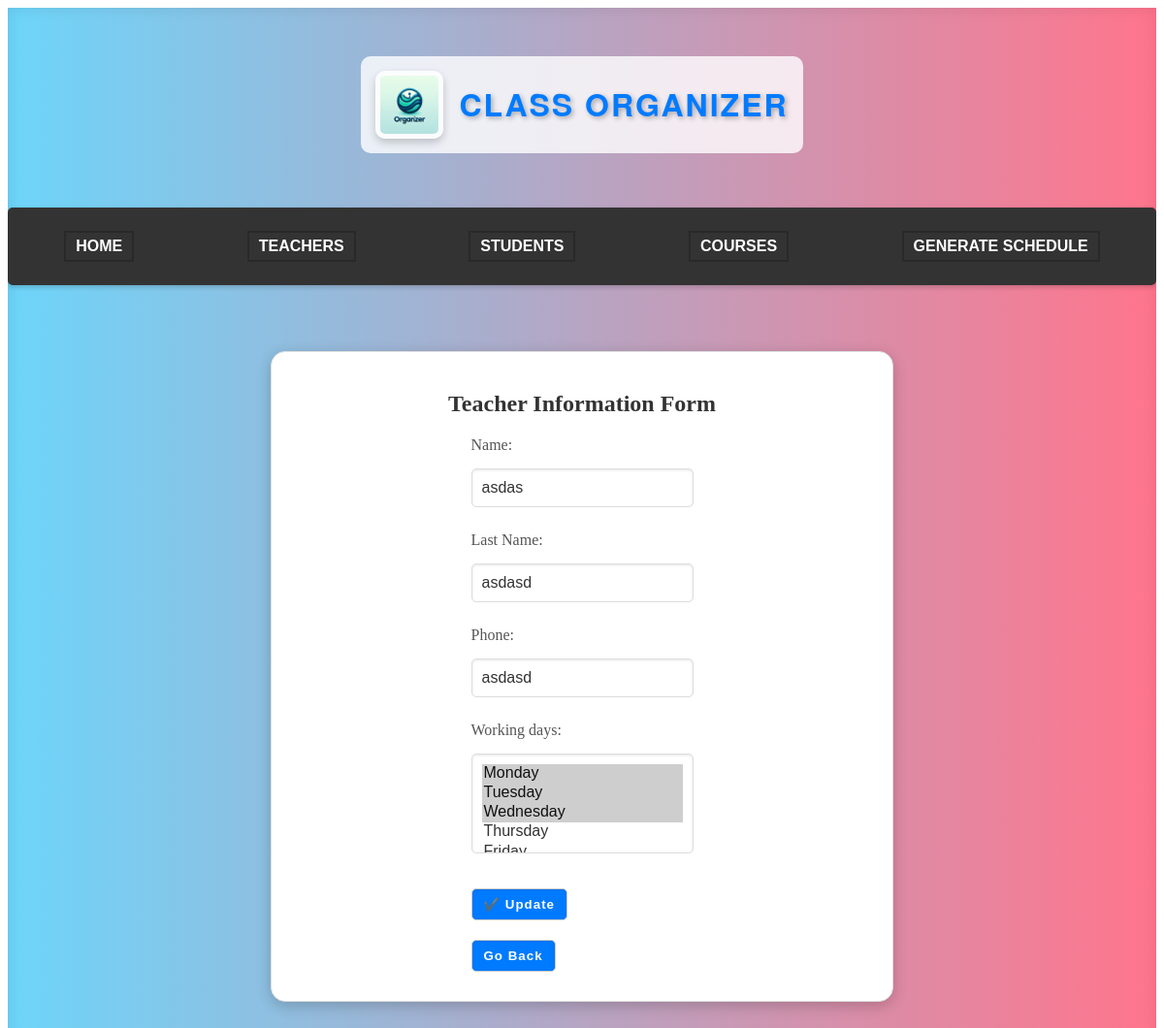
Before: /classapp/editteacher/5/ with the older database file.
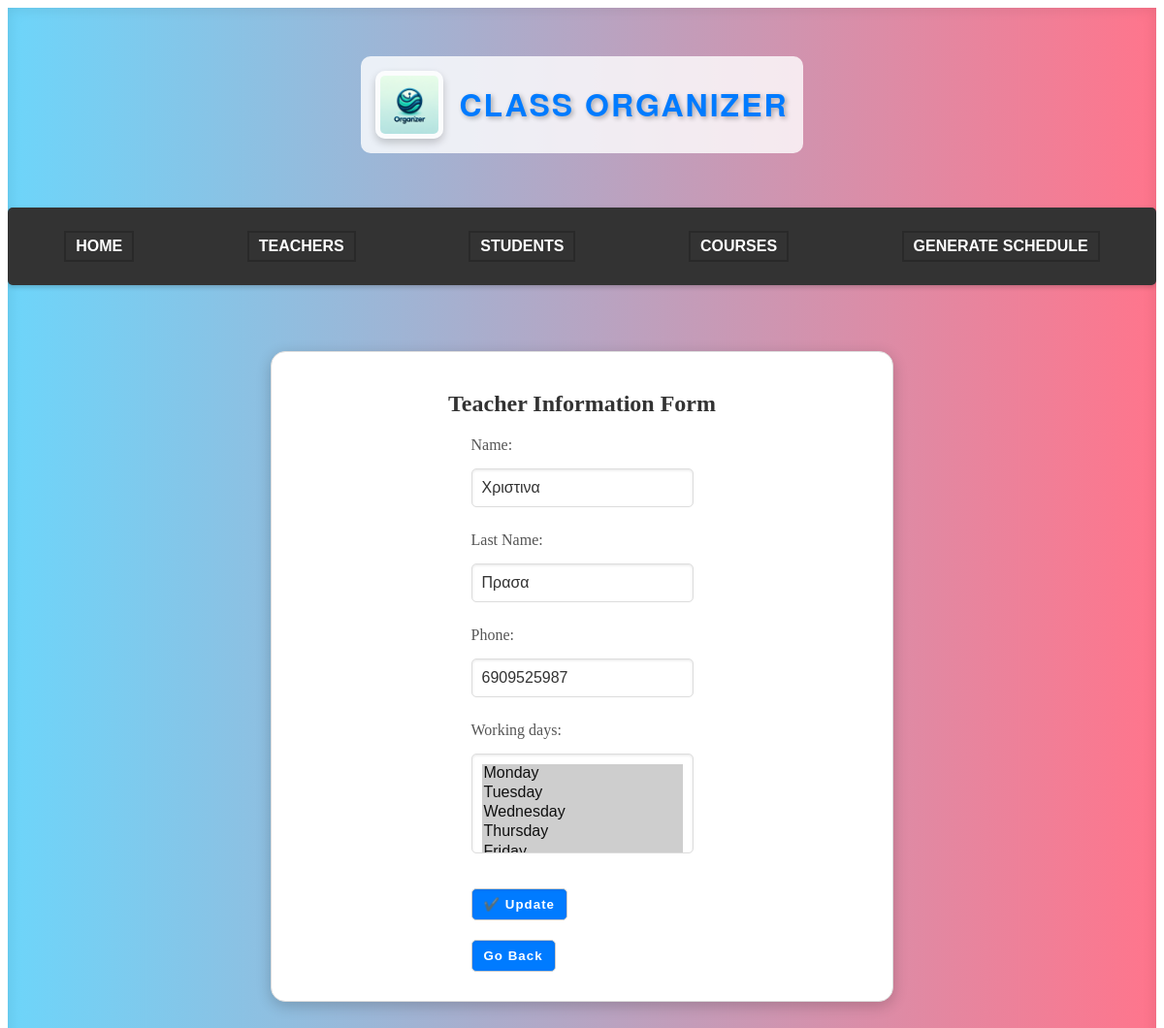
After: the same page with the newer database file.
### classapp/models.py (models this page shows)
class Teacher(models.Model):
    teacher_id = models.AutoField(primary_key=True) #primary key
    name = models.CharField(max_length=50)
    last_name = models.CharField(max_length=50)
    phone = models.CharField(max_length=50)
    working_days = models.CharField(max_length=50, default='')

### classapp/views.py (the view)
# urls.py: path('editteacher/<int:teacher_id>/', views.editteacher, name='editteacher'),
def editteacher(request, teacher_id):
    teacher = get_object_or_404(Teacher, teacher_id=teacher_id)
    print(f"Retrieved teacher: {teacher}")
    if request.method == 'POST':
        form = TeacherForm(request.POST, instance=teacher)
        if form.is_valid():
            teacher = form.save(commit=False)  # Get an instance of the model without saving it to the database
            teacher.name = form.cleaned_data['name']
            teacher.last_name = form.cleaned_data['last_name']
            teacher.phone = form.cleaned_data['phone']
            teacher.working_days = ','.join(request.POST.getlist('working_days'))  # Get a list of selected days
            teacher.save()
            print(f"Updated teacher: {teacher}")
            teachers = Teacher.objects.all()
            return render(request, 'teacher.html', {'teacher_id': teacher.teacher_id, 'data': teachers})
    else:
        form = TeacherForm(instance=teacher)
    print(f"Form errors: {form.errors}")
    return render(request, 'editteacher.html', {'form': form, 'teacher': teacher})

### classapp/forms.py
class TeacherForm(forms.ModelForm):
    class Meta:
        model = Teacher
        fields = ['name', 'last_name', 'phone', 'working_days']

### classapp/templates/editteacher.html (shortened to what this page needs)
<!DOCTYPE html>
<html lang="en">
<head>
    {% load static %}
    <link rel="stylesheet" href=" {% static 'style.css' %} ">
</head>
<body>
    <div class="main-container">
        <header>
            <img src="{% static 'classorganizerlogo.png' %}" alt="Logo" class="logo">
            <h1 class="siteTitle">Class Organizer</h1>
        </header>
        <nav class="navbar">
            <ul class="navbar-nav">
                <li class="nav-item"><a href="{% url 'home' %}">Home</a></li>
                <li class="nav-item"><a href="{% url 'teacher' %}">Teachers</a></li>
                <li class="nav-item"><a href="{% url 'student' %}">Students</a></li>
                <li class="nav-item"><a href="{% url 'course' %}">Courses</a></li>
                <li class="nav-item"><a href="{% url 'schedule' %}">Generate Schedule</a></li>
            </ul>
        </nav>
            <div class="form-container">
                <h2>Teacher Information Form</h2>
                <form action="{% url 'editteacher' teacher.teacher_id %}" method="post">
                    <div class="form-group">
                        <label for="name">Name:</label>
                        <input type="text" id="name" name="name" maxlength="50" required value="{{ teacher.name }}">
                    </div>
                    <div class="form-group">
                        <label for="last_name">Last Name:</label>
                        <input type="text" id="last_name" name="last_name" maxlength="50" required value="{{ teacher.last_name }}">
                    </div>
                    <div class="form-group">
                        <label for="phone">Phone:</label>
                        <input type="text" id="phone" name="phone" maxlength="50" required value="{{ teacher.phone }}">
                    </div>
                    <div class="form-group">
                        <label for="working_days">Working days:</label>
                        <div class="select-wrapper">
                            <select id="working_days" name="working_days" multiple required>
                                <option value="monday" {% if "monday" in teacher.working_days %}selected{% endif %}>Monday</option>
                                <option value="tuesday" {% if "tuesday" in teacher.working_days %}selected{% endif %}>Tuesday</option>
                                <option value="wednesday" {% if "wednesday" in teacher.working_days %}selected{% endif %}>Wednesday</option>
                                <option value="thursday" {% if "thursday" in teacher.working_days %}selected{% endif %}>Thursday</option>
                                <option value="friday" {% if "friday" in teacher.working_days %}selected{% endif %}>Friday</option>
                            </select>
                        </div>
                    </div>
                    <button class="teacher_submit_btn"type="submit">✔️ Update</button>
                    <div>
                        <button class="go_back_btn" onclick="history.back()">Go Back</button>
                    </div>
                </form>
            </div>
    </div>
</body>
</html>

Changed rows visible on the page:
changed Teacher: name "asdas" → "Χριστινα"; last_name "asdasd" → "Πρασα"; phone "asdasd" → "6909525987"; working_days "Monday ☑ / Tuesday ☑ / Wednesday ☑ / Thursday" → "Monday ☑ / Tuesday ☑ / Wednesday ☑ / Thursday ☑"
